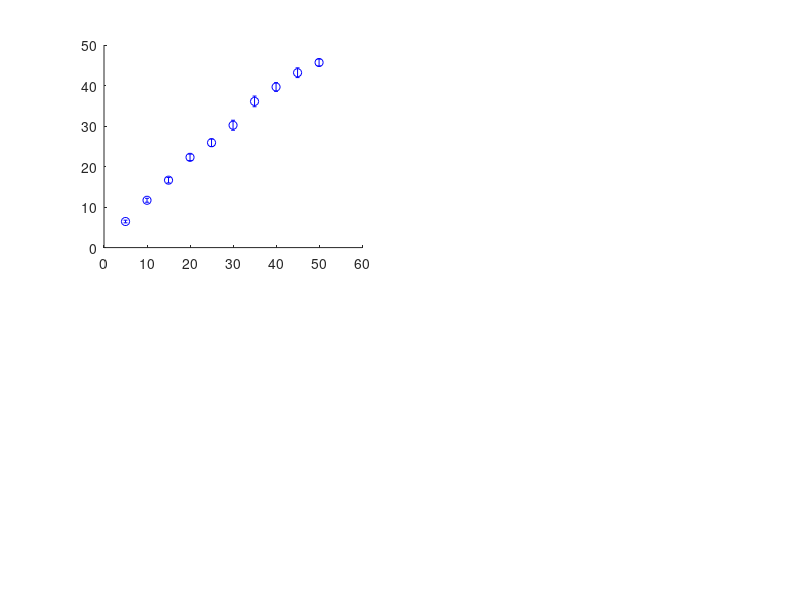

Here is the MATLAB script that generated this plot: (Note: this script raises an error after producing the figure.)
function testBias()
%
% Test the effect of a subject responding preferentially to one side. In
% the biased condition, the subject responds faithfully if the stimulus is
% above thresholds, but on 90% of the trials when the stimulus is below
% threholds, the subject always picks the 'preferred' side.  Separate plots
% are made for the biased condition to show the effect on bias on
% staircases for the preferred side, the nonpreferred side, and a
% staircases that combines both sides.  The conclusion is that bias greatly
% improves the measured thresholds on the preferred side, but only slightly
% elevates thresholds on the nonpreferred side.  The nonpreferred and joint
% staircases have very similar thresholds.

  testTypes = struct('unbiased', 1, 'jointBiased', 2, 'prefBiased', 3, 'nonprefBiased', 4, 'testTypes', 4);
  figure(1);
  clf;
  alphas = [5, 10, 15, 20, 25, 30, 35, 40, 45, 50];     % thresholds
  for type = testTypes.unbiased:testTypes.nonprefBiased
    doOnePlot(type, alphas);
  end
end

function doOnePlot(type, alphas)
  % plot measured thresholds for one test condition (biased/unbiased,
  % joint/L-R)
  means = zeros(1, length(alphas));
  sems = zeros(1, length(alphas));
  for a = 1:length(alphas)
    numReps = 25;
    measures = zeros(1, numReps);
    for r = 1:numReps
      measures(r) = doOneStaircase(alphas(a), type);
    end
    means(a) = mean(measures);
    sems(a) = std(measures) / sqrt(numReps);
  end
  % plot the results
  subplot(2, 2, type);
  errorbar(alphas, means, sems, sems, 'bo', 'MarkerFaceColor', 'b');
  axis([0, 55, 0, 55]);
  hold on;
  plot([0, 50], [0, 50], 'k:');
  plot([0, 50, 50], [50, 50, 0], 'k:');
  xlabel('Actual Threshold');
  ylabel('Mean Measured Threshold (+/- 1 SEM)');
  plotTitles = {'Unbiased Joint Staircase', 'Biased Joint Staircase', 'Biased Preferred Staircase', ...
              'Biased Non-Preferred Staircase'};
  title(plotTitles{type});
  if (type > 1)
    text(0.05, 0.90, {'Preferred side selected', 'on 90% of trials when', 'stimulus < threshold'}, ...
      'HorizontalAlignment', 'left', 'VerticalAlignment', 'top', 'units', 'normalized');
  end
end

function threshold = doOneStaircase(alpha, type)
  % Do one complete staircase for one of the test conditions, returning the
  % measured threshold
  testTypes = struct('unbiased', 1, 'jointBiased', 2, 'prefBiased', 3, 'nonprefBiased', 4, 'testTypes', 4);

  threshold = randi(50);             % starting value for staircase
  step = 8;                          % initial step size
  numTrials = 0;
  seqCorrect = 0;
  seqWrong = 0;
  numRev = 0;
  limitTrials = 100;                % minimum number of trials to collect
  limitStep = 1;                    % step size limit that must be reached
  while step > limitStep && numTrials < limitTrials
    stimSide = randi(2);                       % 1 == Left, 2 == Right side change
    % If we are doing split L/R staircases and this isn't our side, just continue
    if (type == testTypes.prefBiased && stimSide == 1) || (type == testTypes.nonprefBiased && stimSide == 2)
      continue;
    end
    prob100 = 100.0 * (1.0 - exp(-threshold / (alpha * 0.6408)));
    % for joint biased staircase, we pick right below threshold (80) 90% of
    % the time. We'll be correct if the stimulus was on the right.
    if type == testTypes.jointBiased && prob100 < 80 && randi(100) < 90
      correct = stimSide == 2;
    elseif type == testTypes.prefBiased && prob100 < 80 && randi(100) < 90
      correct = true;
    elseif type == testTypes.nonprefBiased && prob100 < 80 && randi(100) < 90
      correct = false;
    % if we are unbiased, or above threshold, or 10% of trials where bias
    % fails, just use the probability to determine whether we are correct
    else
      correct = randi(100) - 1 < prob100;
    end

    % First check for a reversal, and reduce step size if enough reversals
    if (correct && seqWrong > 0) || (~correct && seqCorrect > 0)  % a reversal
      numRev = numRev + 1;
      if numRev >= 6            % reduce step size after 6 reversals
        step = step * 0.5;
        numRev = 0;
      end
    end
    % Then check whether a step needs to be made
    if correct
      seqCorrect = seqCorrect + 1;
      seqWrong = 0;
      if mod(seqCorrect, 3) == 0      % make a step after 3 correct trials
        threshold = max(threshold - step, 0);
      end
    else
      seqWrong = seqWrong + 1;        % make a step after 1 wrong trial
      seqCorrect = 0;
      threshold = min(threshold + step, 50);
    end
    numTrials = numTrials + 1;  
  end
end